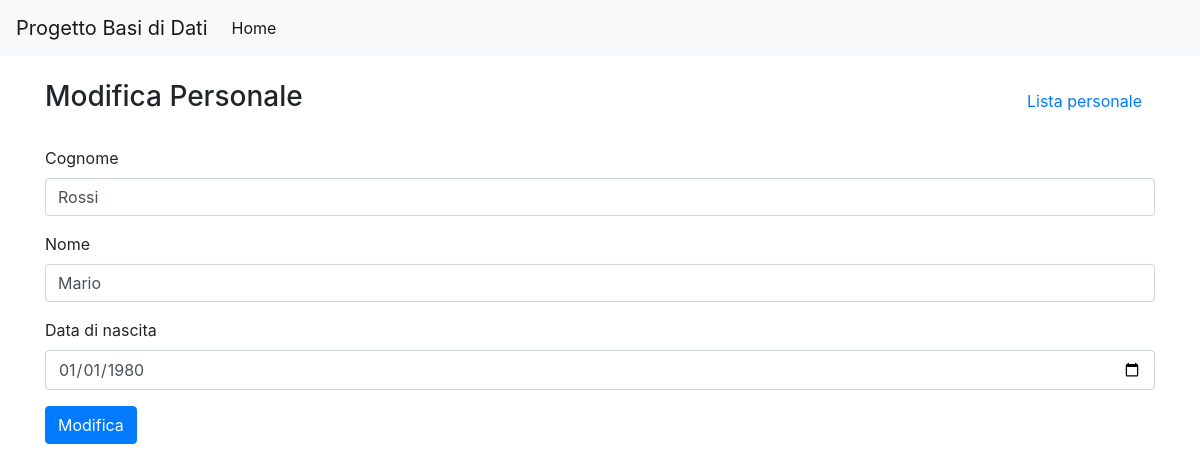
/sito/personale/modifica.php?id=1, run on the app's committed database.
### tables this page shows
CREATE TABLE personale (
  id           INT          NOT NULL AUTO_INCREMENT,
  cognome      VARCHAR(100) NOT NULL,
  nome         VARCHAR(100) NOT NULL,
  data_nascita DATE         NOT NULL,
  PRIMARY KEY (id)
);

### sito/ConnessioneSQL.php (called while the page is built, shortened)
<?php
class ConnessioneSQL
{
    private $servername = "localhost";
    private $username = "root";
    private $password = "";
    private $dbname = "progetto_database";
    private $conn;
    public function __construct()
    {
        $this->conn = new mysqli($this->servername, $this->username, $this->password, $this->dbname);
    }
    public function query($sql)
    {
        return $this->conn->query($sql);
    }
    public function select($table, $fields = '*', $other = '')
    {
        $fields = is_array($fields) ? implode(', ', $fields) : $fields;
        $results = $this->query("SELECT {$fields} FROM {$table} {$other}");
        return $results->fetch_all(MYSQLI_ASSOC);
    }
}

### sito/personale/modifica.php (the view, shortened to what this page needs)
<?php
require "../ConnessioneSQL.php";
$connessione = new ConnessioneSQL();
$record = $connessione->select('personale', '*', 'WHERE id=' . $_GET['id']);
$record = $record[0];
?>
<?php require '../partials/head.php' ?>
<div class="d-flex justify-content-between align-items-center mb-4">
    <h3>Modifica Personale</h3>
    <a href="index.php" class="btn btn-link">Lista personale</a>
</div>
<form action="#" method="post">
    <div class="form-group">
        <label>Cognome</label>
        <input class="form-control" type="text" name="cognome" required
               value="<?php echo $record["cognome"] ?>">
    </div>
    <div class="form-group">
        <label>Nome</label>
        <input class="form-control" type="text" name="nome" required
               value="<?php echo $record["nome"] ?>">
    </div>
    <div class="form-group">
        <label>Data di nascita</label>
        <input class="form-control" type="date" name="data_nascita" required
               value="<?php echo $record["data_nascita"] ?>">
    </div>
    <button class="btn btn-primary">Modifica</button>
</form>
<?php require '../partials/footer.php' ?>

### data on the page
personale: cognome "Rossi", nome "Mario", data_nascita "01/01/1980"
